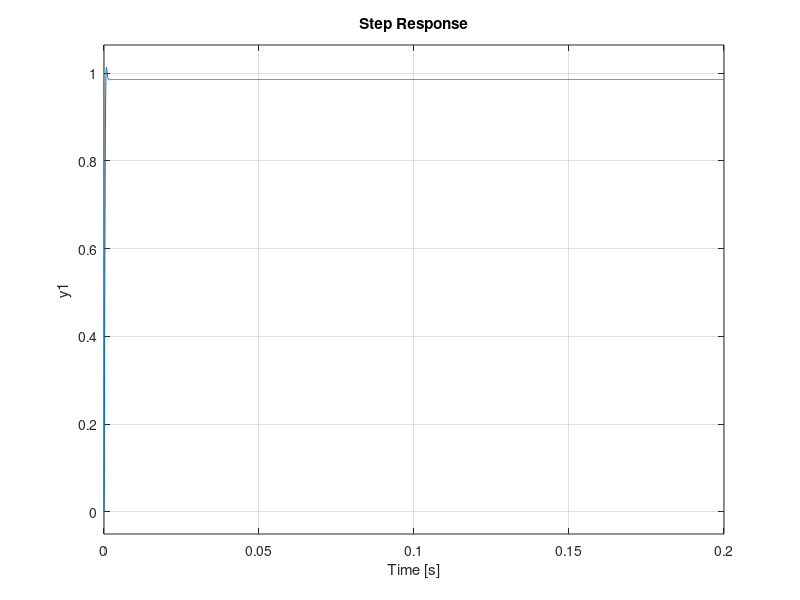

MATLAB code for this plot:
kg = 0.015942
kb = 0.4
ke = 0.00105754
tm = 0.0174495
te = 0.00011156

G = tf([68.5985 0],[0.000001947 0.0174495 1 0])
T = G/(1+G)
step(T)
%rlocus(G)